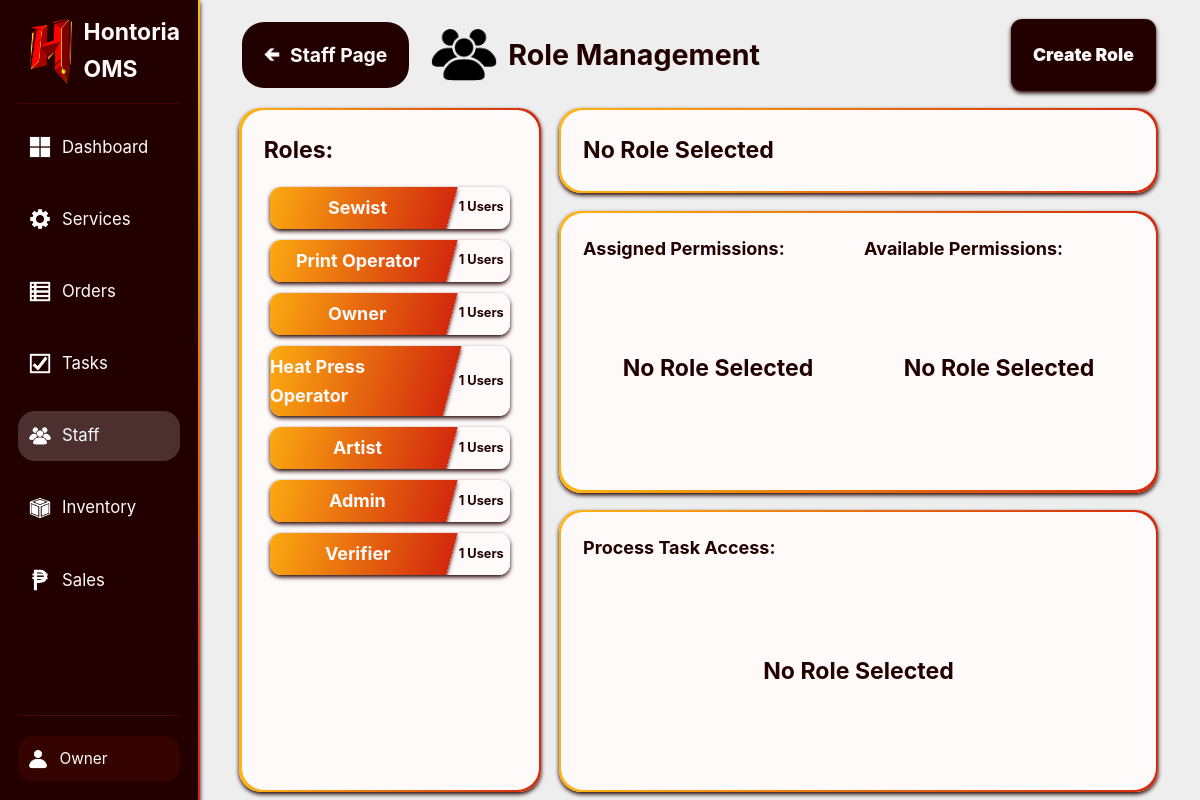
The page /internalWeb/public/index.php?page=staff&action=manageRoles (signed in) on the database its author committed.
### tables this page shows
CREATE TABLE roles (
    id INT UNSIGNED AUTO_INCREMENT PRIMARY KEY,
    name VARCHAR(50) UNIQUE NOT NULL,
    description TEXT
);

### InternalWeb/Models/StaffM.php (called while the page is built, shortened)
<?php
class StaffM {
    private $pdo;
    public function __construct($pdo) {
        $this->pdo = $pdo;
    }
    public function getUserRoles($userID) {
        $query = "SELECT roleID FROM userRoles WHERE userID = :userID";
        $stmt = $this->pdo->prepare($query);
        $stmt->bindParam(':userID', $userID);
        $stmt->execute();
        return $stmt->fetchAll(PDO::FETCH_COLUMN, 0);
    }
    public function getAllRolesTally($actorID) {
        $unalterableRoles = [];
        $params = [];
        foreach ($this->getRoleManagementGovernance($this->getUserRoles($actorID)) as $rule) {
            if (!$rule['canAlter']) {
                $unalterableRoles[] = $rule['roleSubjectID'];
            }
        }
        $query = "SELECT roles.id, roles.name, COUNT(userRoles.userID) AS count FROM roles LEFT JOIN userRoles ON roles.id = userRoles.roleID";
        $query .= " GROUP BY roles.id, roles.name
            ORDER BY COUNT(userRoles.userID) DESC";
        $stmt = $this->pdo->prepare($query);
        $stmt->execute($params);
        return $stmt->fetchAll(PDO::FETCH_ASSOC);
    }
    public function getRoleManagementGovernance($roles) {
        $placeholders = implode(',', array_fill(0, count($roles), '?'));
        $query = "SELECT roleSubjectID, MAX(canGrant)  AS canGrant, MAX(canRevoke) AS canRevoke, MAX(canAlter)  AS canAlter, MAX(canDelete) AS canDelete
                  FROM roleManagementGovernance WHERE roleAgentID IN ($placeholders) GROUP BY roleSubjectID";
        $stmt = $this->pdo->prepare($query);
        $stmt->execute($roles);
        return $stmt->fetchAll(PDO::FETCH_ASSOC);
    }
}

### InternalWeb/Views/Staff/RoleManagement.php (the view, shortened to what this page needs)
<!DOCTYPE html>
<html>
<head>
    <link rel="stylesheet" href="../../Shared/CSS/Main.css">
    <link rel="stylesheet" href="../.CSS/StaffPage.css">
</head>
<body class="asideLayout fixedScreen">
    <?php include("../Views/.Components/SideBar.php"); ?>
    <main class="columnLayout midGap">
        <span class="centerHoriRowLayout midGap">
            <?php include("../Views/.Components/BackLink.php"); ?>
            <h1 class="titleLogo minGap tinHeight flexMax">
                <img src="../../Shared/Img/PeopleIcon.png" alt="People"> Role Management
                <div class="rowLayout minGap flexMax contentFlexEnd">
                    <?php if (in_array("canCreateRoles", $_SESSION['permissions'])): ?>
                        <a class="roundedMin centerColumnLayout importantInput regPadding emphasizedText shadowed" id="createRoleButton">Create Role</a>
                    <?php endif; ?>
                </div>
            </h1>
        </span>
        <section class="rowLayout flexMax midGap">
            <section class="flexMid roundedMid centerColumnLayout">
                <div class="columnLayout minGap box roundedMid fullHeight fullWidth">
                    <h2>Roles:</h2>
                    <div id="processesContainer" class="scrollable columnLayout minGap regMinPadding flexMax">
                        <?php foreach ($roleTally as $role): ?>
                            <div class="noShrink roundedMin centerHoriRowLayout clickable shadowed fixedScreen roleElement"
                                data-id="<?= $role['id'] ?>" data-name="<?= $role['name'] ?>">
                                <h3 class="regMinPadding gradientDiagBG flexMid centerColumnLayout fullHeight whiteText skewedXNegBG shadowed capitalFirst"><span><?= $role['name'] ?></span></h3>
                                <h5 class="flexMin whiteBG fullHeight centerColumnLayout"><?= $role['count'] ?> Users</h5>
                            </div>
                        <?php endforeach; ?>
                    </div>
                </div>
            </section>
            <section class="columnLayout midGap flexMax">
                <section class="centerColumnLayout roundedMid minGap">
                    <div class="centerHoriRowLayout minGap box roundedMid fullHeight fullWidth">
                        <h2 id="selectedRoleTitle" class="capitalFirst">No Role Selected</h2>
                    </div>
                </section>
                <div class="columnLayout flexMax midGap">
                    <section class="centerColumnLayout roundedMid minGap flexMax">
                        <div class="columnLayout minGap box roundedMid fullHeight fullWidth">
                            <div class="flexMax rowLayout minGap noMinHeight noFlexBasis">
                                <div class="fullWidth columnLayout tinGap noMinHeight flexMin noFlexBasis">
                                    <h3>Assigned Permissions:</h3>
                                    <div class="gridCenterFlex tinGap scrollable flexMax regMinPadding" id="assignedPermsContainer">
                                        <h2 class="selfCenter">No Role Selected</h2>
                                    </div>
                                </div>
                                <div class="fullWidth columnLayout tinGap noMinHeight flexMin noFlexBasis">
                                    <h3>Available Permissions:</h3>
                                    <div class="gridCenterFlex tinGap scrollable flexMax regMinPadding" id="availablePermsContainer">
                                        <h2 class="selfCenter">No Role Selected</h2>
                                    </div>
                                </div>
                            </div>
                        </div>
                    </section>
                    <div class="rowLayout flexMax midGap noMinHeight noFlexBasis">
                        <section class="centerColumnLayout roundedMid minGap flexMid" id="processTaskContainer">
                            <div class="columnLayout minGap box roundedMid fullHeight fullWidth">
                                <h3 class="centerHoriRowLayout">Process Task Access:
                                </h3>
                                <div class="flexMax columnLayout tinGap scrollable container regMinPadding">
                                    <h2 class="selfCenter centerMarginsSelf">No Role Selected</h2>
                                </div>
                            </div>
                        </section>
                    </div>
                </div>
            </section>
        </section>
    </main>
    <?php include("../Views/.Components/ConfirmationBox.php"); ?>
</body>
</html>

### Shared/CSS/Base.css (style rules this page uses)
* { margin: 0; padding: 0; box-sizing: border-box; }
html { font-family: "Inter", -apple-system, BlinkMacSystemFont, "Segoe UI", Roboto, "Helvetica Neue", Arial, "Noto Sans", sans-serif, "Apple Color Emoji", "Segoe UI Emoji", "Segoe UI Symbol", "Noto Color Emoji"; font-size: 22px; line-height: 1.6; color: var(--dark); }
:root { --white: #fffafa; --whiteTrans: #fffafa31; --whiteFaded: #fffafa17; --dark: #220000; --darkTrans: #22000046; --darkFaded: #2200002a; --darkGray: #dbd1d1; --lightGray: #f7f7f7; --gray: #eeeeee; --red: #d3290d; --lightRed: #fdd2cc; --redTrans: #f522022f; --redFaded: #f5220217; --yellow: #FFB611; --lightYellow: #ffe2a4; --yellowTrans: #ffb8115e; --yellowFaded: #ffb81125; --yellowGreen: #efff11; --yellowGreenTrans: #efff1148; --green: #2eef10; --greenTrans: #2eef1057; --greenFaded: #2eef1027; --blue: #088bfd; --gradientDiag: linear-gradient(to left, var(--red), var(--yellow)); --gradientVert: linear-gradient(to top, var(--red), var(--yellow)); }
body { min-height: 100vh; overflow-x: hidden; background-color: var(--gray); }
input[type=button], input[type=submit], button, select, a { cursor: pointer; font-size: 0.7rem; }
a { color: var(--white); text-decoration: none; }
img { height: 70%; }
p, div { font-size: 0.7rem; }
* { scrollbar-width: thin; }

### Shared/CSS/Layout.css (style rules this page uses)
.centerColumnLayout { display: flex; justify-content: center; flex-direction: column; align-items: center; }
.asideLayout { display: flex; }
.asideLayout>main { flex: 6; }
.asideLayout>main>*:first-child { margin-top: 1rem; }
.asideLayout>main>* { margin-right: 2rem; margin-left: 2rem; }
.asideLayout>main>section { max-height: 85vh; height: 85vh; }
.columnLayout { display: flex; flex-direction: column; }
.tinGap { gap: 0.2rem; }
.minGap { gap: 0.5rem; }
.midGap { gap: 1rem; }
.fullHeight { height: 100%; }
.fullWidth { width: 100%; }
.centerHoriRowLayout { display: flex; align-items: center; flex-direction: row; }
.rowLayout { display: flex; flex-direction: row; }
.regMinPadding { padding: 0.3rem !important; }
.regPadding { padding: 1rem !important; }
.flexMin { flex: 1 !important; }
.flexMid { flex: 3 !important; }
.flexMax { flex: 6 !important; }
.scrollable { overflow-y: scroll !important; }
.fixedScreen { overflow: hidden; }
.tinHeight { height: 3rem !important; }
.gridCenterFlex { display: flex; flex-wrap: wrap; justify-content: center; align-items: center; }
.contentFlexEnd { justify-content: flex-end; }
.centerMarginsSelf { margin: auto; }
*:has(> .eastAbsolute), *:has(> .norWestAbsolute), *:has(> .norEastAbsolute), *:has(> .souEastAbsolute), *:has(> .souWestAbsolute) { position: relative; }
.selfCenter { align-self: center; justify-self: center; }
.noShrink { flex-shrink: 0; }
.noMinHeight { min-height: 0 !important; }
.noFlexBasis { flex-basis: 0 !important; }

### Shared/CSS/Components.css (style rules this page uses)
.titleLogo { display: flex; align-items: center; font-size: 1.3em; }
.titleLogo>img { height: 100%; }
.box { padding: 1rem; background: var(--white); }
*:has(> .gradientBorderDiag), *:has(> .gradientBorderVert), *:has(> .backLink) { position: relative; }
.roundedMin { border-radius: 0.5rem; }
.roundedMid { border-radius: 1rem; }
.importantInput { background: var(--dark) !important; color: var(--white); font-weight: 900; }
.capitalFirst { text-transform: capitalize; }
.emphasizedText { font-weight: 900; font-size: 0.8rem !important; }
.gradientDiagBG { background: var(--gradientDiag); }
.whiteBG { background: var(--white); }
.whiteText { color: var(--white) !important; }
.clickable { cursor: pointer; }
.shadowed { box-shadow: 0 0.1rem 0.2rem var(--dark) !important; }
.skewedXNegBG { transform: skewX(-15deg); padding-left: 10% !important; margin-left: -10%; }
.skewedXNegBG>* { transform: skewX(15deg); }

### rows shown on the page
roles: name "Sewist", count "1"
roles: name "Print Operator", count "1"
roles: name "Owner", count "1"
roles: name "Heat Press Operator", count "1"
roles: name "Artist", count "1"
roles: name "Admin", count "1"
roles: name "Verifier", count "1"

### other values the page prints
$linkData['label'] "Dashboard"
$linkData['label'] "Services"
$linkData['label'] "Orders"
$linkData['label'] "Tasks"
$linkData['label'] "Staff"
$linkData['label'] "Inventory"
$linkData['label'] "Sales"
$_SESSION['username'] "Owner"
$lastPage "Staff"
